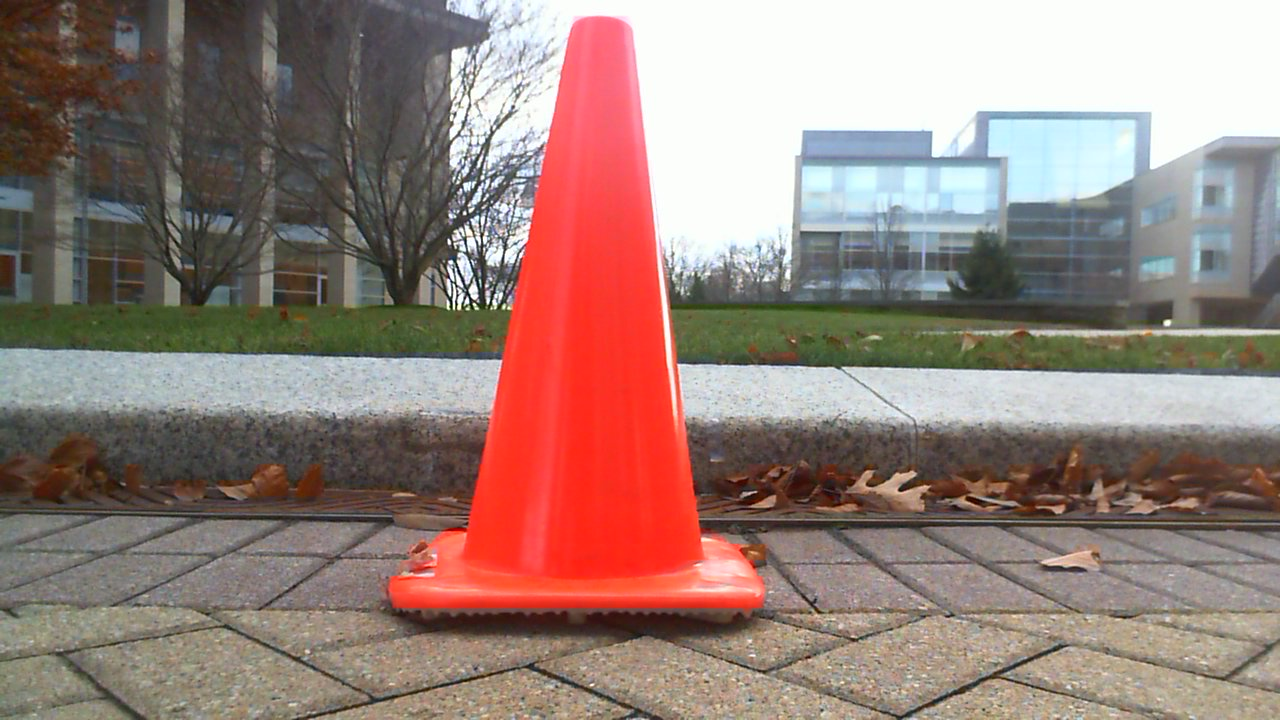
#> input picture trafficCone.jpg, 1280 x 720 px
$ python colorDetect.py
#> lines starting #> are read from the running program, lines starting #| are printed output that depends on the picture; after the words box and inside, x2 and y2 are one past the last pixel; in counts of white or black regions, pixels touching at a corner belong together
#Kimberly Winter
#detects a specific color
#to be integrated into object recognition

import cv2
import numpy

#255, 144, 33
#color needs calibration, but yeah...
orangeLower=numpy.array([5, 50, 150], dtype="uint8") #uint8 necessary for this kind of thing
orangeUpper=numpy.array([100, 200, 255], dtype= "uint8") #represents upper and lower bounds of the color "red"

image=cv2.imread("trafficCone.jpg") #image example
#> image is the input picture: shape (720, 1280, 3); mean B, G, R 121.5, 128.5, 151.2
mask=cv2.inRange(image, orangeLower,orangeUpper) #creates mask of all the red pixels
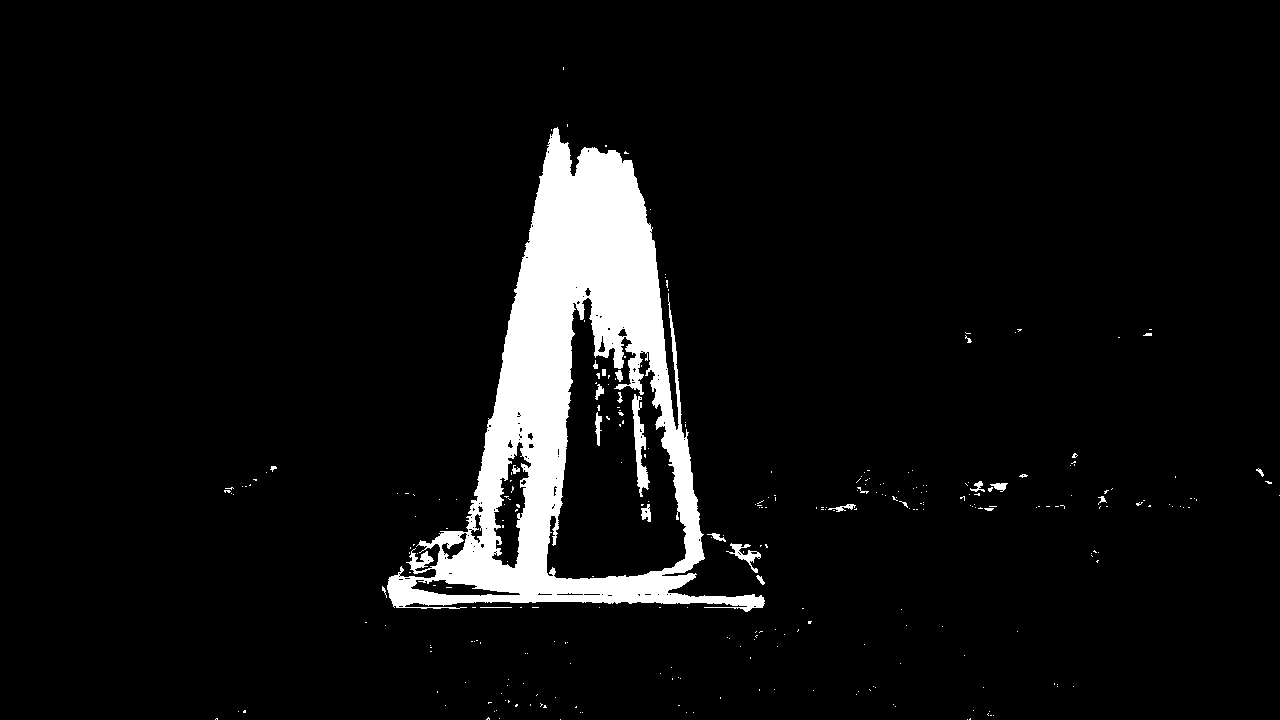
#> mask: shape (720, 1280); 6.3% white; 297 white regions (270 under 20 px), largest, box (x1, y1, x2, y2) and area: (387, 127, 765, 612) 54681, (632, 394, 650, 497) 778, (726, 543, 761, 573) 303
output=cv2.bitwise_and(image,image,mask=mask) #maps mask onto image
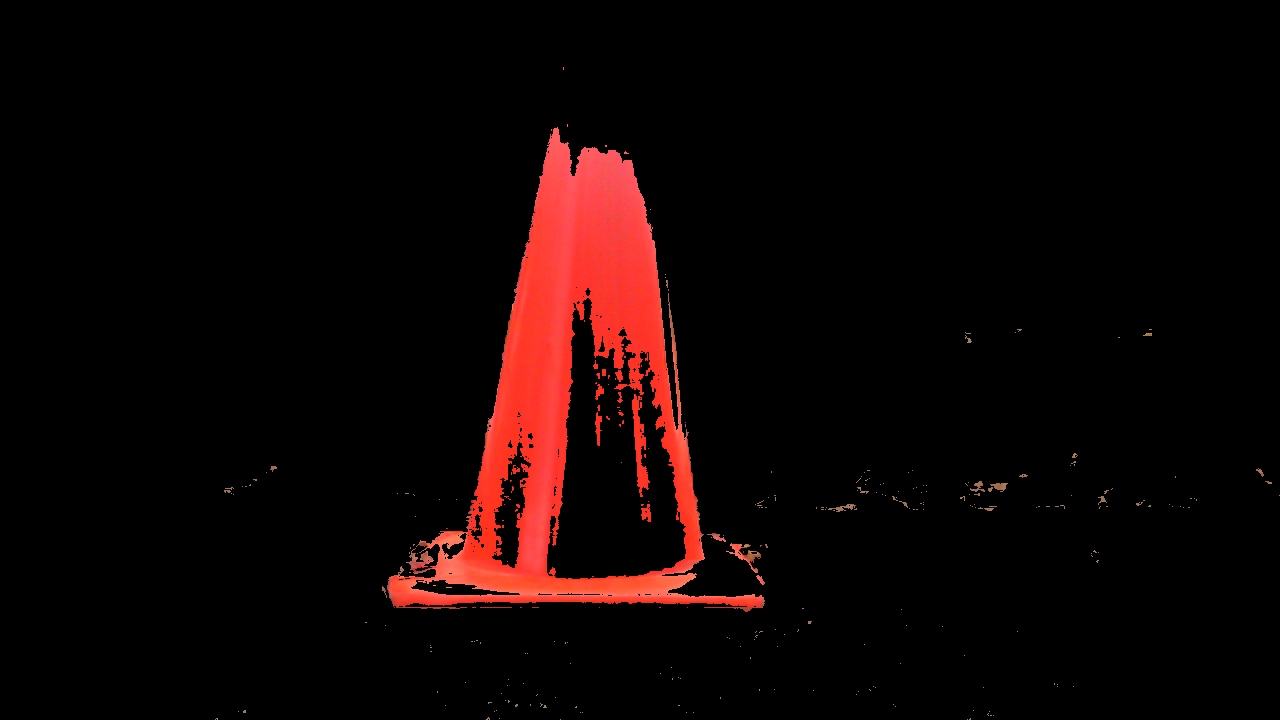
#> output: shape (720, 1280, 3); mean B, G, R 3.6, 4.3, 15.7


cv2.imshow('Colors', output) #filtered out thing
cv2.waitKey(0)

$ run again, with colors.jpg copied over trafficCone.jpg
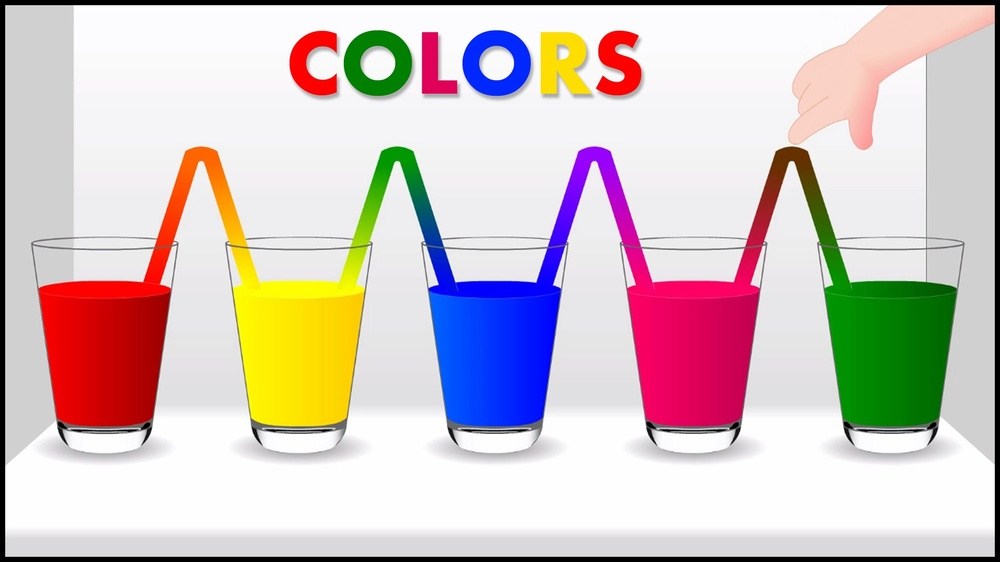
#> input picture colors.jpg, 1000 x 562 px, shrunk from 1920 x 1080 before the run
#> image is the input picture: shape (562, 1000, 3); mean B, G, R 195.1, 196.4, 209.4
#> `mask=cv2.inRange(image, orangeLower,orangeUpper)`:
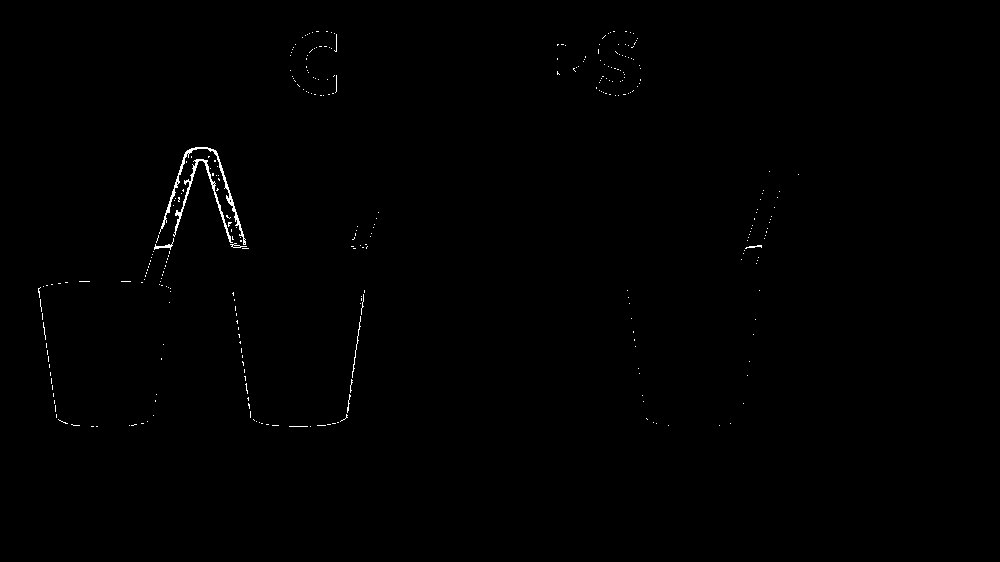
#> mask: shape (562, 1000); 0.37% white in thin lines or dots, all inside (x1, y1, x2, y2) = (38, 31, 799, 427)
